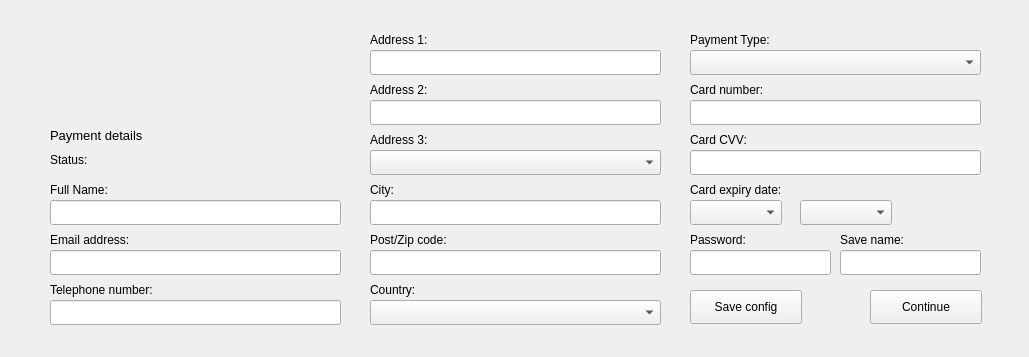
<?xml version="1.0" encoding="UTF-8"?>
<ui version="4.0">
 <class>MainWindow</class>
 <widget class="QMainWindow" name="MainWindow">
  <property name="geometry">
   <rect>
    <x>0</x>
    <y>0</y>
    <width>1029</width>
    <height>357</height>
   </rect>
  </property>
  <property name="minimumSize">
   <size>
    <width>1029</width>
    <height>357</height>
   </size>
  </property>
  <property name="maximumSize">
   <size>
    <width>1029</width>
    <height>357</height>
   </size>
  </property>
  <property name="windowTitle">
   <string>Payment details</string>
  </property>
  <widget class="QWidget" name="centralwidget">
   <widget class="QLabel" name="logo">
    <property name="geometry">
     <rect>
      <x>50</x>
      <y>20</y>
      <width>301</width>
      <height>101</height>
     </rect>
    </property>
    <property name="minimumSize">
     <size>
      <width>301</width>
      <height>101</height>
     </size>
    </property>
    <property name="maximumSize">
     <size>
      <width>301</width>
      <height>101</height>
     </size>
    </property>
    <property name="pixmap">
     <pixmap>title.png</pixmap>
    </property>
   </widget>
   <widget class="QLineEdit" name="full_name">
    <property name="geometry">
     <rect>
      <x>50</x>
      <y>200</y>
      <width>291</width>
      <height>25</height>
     </rect>
    </property>
    <property name="minimumSize">
     <size>
      <width>291</width>
      <height>25</height>
     </size>
    </property>
    <property name="maximumSize">
     <size>
      <width>291</width>
      <height>25</height>
     </size>
    </property>
   </widget>
   <widget class="QLabel" name="label_3">
    <property name="geometry">
     <rect>
      <x>50</x>
      <y>180</y>
      <width>81</width>
      <height>19</height>
     </rect>
    </property>
    <property name="minimumSize">
     <size>
      <width>81</width>
      <height>19</height>
     </size>
    </property>
    <property name="maximumSize">
     <size>
      <width>81</width>
      <height>19</height>
     </size>
    </property>
    <property name="text">
     <string>Full Name:</string>
    </property>
   </widget>
   <widget class="QLabel" name="label_4">
    <property name="geometry">
     <rect>
      <x>50</x>
      <y>120</y>
      <width>291</width>
      <height>31</height>
     </rect>
    </property>
    <property name="minimumSize">
     <size>
      <width>291</width>
      <height>31</height>
     </size>
    </property>
    <property name="maximumSize">
     <size>
      <width>291</width>
      <height>31</height>
     </size>
    </property>
    <property name="text">
     <string>&lt;html&gt;&lt;head/&gt;&lt;body&gt;&lt;p&gt;&lt;span style=&quot; font-size:10pt;&quot;&gt;Payment details&lt;/span&gt;&lt;/p&gt;&lt;/body&gt;&lt;/html&gt;</string>
    </property>
   </widget>
   <widget class="QLabel" name="status">
    <property name="geometry">
     <rect>
      <x>50</x>
      <y>150</y>
      <width>291</width>
      <height>19</height>
     </rect>
    </property>
    <property name="minimumSize">
     <size>
      <width>291</width>
      <height>19</height>
     </size>
    </property>
    <property name="maximumSize">
     <size>
      <width>291</width>
      <height>19</height>
     </size>
    </property>
    <property name="text">
     <string>Status:</string>
    </property>
   </widget>
   <widget class="QLineEdit" name="email">
    <property name="geometry">
     <rect>
      <x>50</x>
      <y>250</y>
      <width>291</width>
      <height>25</height>
     </rect>
    </property>
    <property name="minimumSize">
     <size>
      <width>291</width>
      <height>25</height>
     </size>
    </property>
    <property name="maximumSize">
     <size>
      <width>291</width>
      <height>25</height>
     </size>
    </property>
   </widget>
   <widget class="QLabel" name="label_5">
    <property name="geometry">
     <rect>
      <x>50</x>
      <y>230</y>
      <width>111</width>
      <height>19</height>
     </rect>
    </property>
    <property name="minimumSize">
     <size>
      <width>111</width>
      <height>19</height>
     </size>
    </property>
    <property name="maximumSize">
     <size>
      <width>111</width>
      <height>19</height>
     </size>
    </property>
    <property name="text">
     <string>Email address:</string>
    </property>
   </widget>
   <widget class="QLabel" name="label_7">
    <property name="geometry">
     <rect>
      <x>50</x>
      <y>280</y>
      <width>151</width>
      <height>19</height>
     </rect>
    </property>
    <property name="minimumSize">
     <size>
      <width>151</width>
      <height>19</height>
     </size>
    </property>
    <property name="maximumSize">
     <size>
      <width>151</width>
      <height>19</height>
     </size>
    </property>
    <property name="text">
     <string>Telephone number:</string>
    </property>
   </widget>
   <widget class="QLineEdit" name="tel_num">
    <property name="geometry">
     <rect>
      <x>50</x>
      <y>300</y>
      <width>291</width>
      <height>25</height>
     </rect>
    </property>
    <property name="minimumSize">
     <size>
      <width>291</width>
      <height>25</height>
     </size>
    </property>
    <property name="maximumSize">
     <size>
      <width>291</width>
      <height>25</height>
     </size>
    </property>
   </widget>
   <widget class="QLineEdit" name="addr_1">
    <property name="geometry">
     <rect>
      <x>370</x>
      <y>50</y>
      <width>291</width>
      <height>25</height>
     </rect>
    </property>
    <property name="minimumSize">
     <size>
      <width>291</width>
      <height>25</height>
     </size>
    </property>
    <property name="maximumSize">
     <size>
      <width>291</width>
      <height>25</height>
     </size>
    </property>
   </widget>
   <widget class="QLabel" name="label_8">
    <property name="geometry">
     <rect>
      <x>370</x>
      <y>30</y>
      <width>91</width>
      <height>19</height>
     </rect>
    </property>
    <property name="minimumSize">
     <size>
      <width>91</width>
      <height>19</height>
     </size>
    </property>
    <property name="maximumSize">
     <size>
      <width>91</width>
      <height>19</height>
     </size>
    </property>
    <property name="text">
     <string>Address 1:</string>
    </property>
   </widget>
   <widget class="QLabel" name="addr2_label">
    <property name="geometry">
     <rect>
      <x>370</x>
      <y>80</y>
      <width>121</width>
      <height>19</height>
     </rect>
    </property>
    <property name="minimumSize">
     <size>
      <width>121</width>
      <height>19</height>
     </size>
    </property>
    <property name="maximumSize">
     <size>
      <width>121</width>
      <height>19</height>
     </size>
    </property>
    <property name="text">
     <string>Address 2:</string>
    </property>
   </widget>
   <widget class="QLineEdit" name="addr_2">
    <property name="geometry">
     <rect>
      <x>370</x>
      <y>100</y>
      <width>291</width>
      <height>25</height>
     </rect>
    </property>
    <property name="minimumSize">
     <size>
      <width>291</width>
      <height>25</height>
     </size>
    </property>
    <property name="maximumSize">
     <size>
      <width>291</width>
      <height>25</height>
     </size>
    </property>
   </widget>
   <widget class="QLabel" name="addr3_label">
    <property name="geometry">
     <rect>
      <x>370</x>
      <y>130</y>
      <width>161</width>
      <height>19</height>
     </rect>
    </property>
    <property name="minimumSize">
     <size>
      <width>161</width>
      <height>19</height>
     </size>
    </property>
    <property name="maximumSize">
     <size>
      <width>161</width>
      <height>19</height>
     </size>
    </property>
    <property name="text">
     <string>Address 3:</string>
    </property>
   </widget>
   <widget class="QLineEdit" name="addr_3">
    <property name="geometry">
     <rect>
      <x>370</x>
      <y>150</y>
      <width>291</width>
      <height>25</height>
     </rect>
    </property>
    <property name="minimumSize">
     <size>
      <width>291</width>
      <height>25</height>
     </size>
    </property>
    <property name="maximumSize">
     <size>
      <width>291</width>
      <height>25</height>
     </size>
    </property>
   </widget>
   <widget class="QLineEdit" name="city">
    <property name="geometry">
     <rect>
      <x>370</x>
      <y>200</y>
      <width>291</width>
      <height>25</height>
     </rect>
    </property>
    <property name="minimumSize">
     <size>
      <width>291</width>
      <height>25</height>
     </size>
    </property>
    <property name="maximumSize">
     <size>
      <width>291</width>
      <height>25</height>
     </size>
    </property>
   </widget>
   <widget class="QLabel" name="label_11">
    <property name="geometry">
     <rect>
      <x>370</x>
      <y>180</y>
      <width>91</width>
      <height>19</height>
     </rect>
    </property>
    <property name="minimumSize">
     <size>
      <width>91</width>
      <height>19</height>
     </size>
    </property>
    <property name="maximumSize">
     <size>
      <width>91</width>
      <height>19</height>
     </size>
    </property>
    <property name="text">
     <string>City:</string>
    </property>
   </widget>
   <widget class="QLineEdit" name="zip_code">
    <property name="geometry">
     <rect>
      <x>370</x>
      <y>250</y>
      <width>291</width>
      <height>25</height>
     </rect>
    </property>
    <property name="minimumSize">
     <size>
      <width>291</width>
      <height>25</height>
     </size>
    </property>
    <property name="maximumSize">
     <size>
      <width>291</width>
      <height>25</height>
     </size>
    </property>
   </widget>
   <widget class="QLabel" name="label_12">
    <property name="geometry">
     <rect>
      <x>370</x>
      <y>230</y>
      <width>131</width>
      <height>19</height>
     </rect>
    </property>
    <property name="minimumSize">
     <size>
      <width>131</width>
      <height>19</height>
     </size>
    </property>
    <property name="maximumSize">
     <size>
      <width>131</width>
      <height>19</height>
     </size>
    </property>
    <property name="text">
     <string>Post/Zip code:</string>
    </property>
   </widget>
   <widget class="QLabel" name="country_label">
    <property name="geometry">
     <rect>
      <x>370</x>
      <y>280</y>
      <width>131</width>
      <height>19</height>
     </rect>
    </property>
    <property name="minimumSize">
     <size>
      <width>131</width>
      <height>19</height>
     </size>
    </property>
    <property name="maximumSize">
     <size>
      <width>131</width>
      <height>19</height>
     </size>
    </property>
    <property name="text">
     <string>Country:</string>
    </property>
   </widget>
   <widget class="QComboBox" name="country_selection">
    <property name="geometry">
     <rect>
      <x>370</x>
      <y>300</y>
      <width>291</width>
      <height>25</height>
     </rect>
    </property>
    <property name="minimumSize">
     <size>
      <width>291</width>
      <height>25</height>
     </size>
    </property>
    <property name="maximumSize">
     <size>
      <width>291</width>
      <height>25</height>
     </size>
    </property>
   </widget>
   <widget class="QComboBox" name="payment_type">
    <property name="geometry">
     <rect>
      <x>690</x>
      <y>50</y>
      <width>291</width>
      <height>25</height>
     </rect>
    </property>
    <property name="minimumSize">
     <size>
      <width>291</width>
      <height>25</height>
     </size>
    </property>
    <property name="maximumSize">
     <size>
      <width>291</width>
      <height>25</height>
     </size>
    </property>
   </widget>
   <widget class="QLabel" name="label_14">
    <property name="geometry">
     <rect>
      <x>690</x>
      <y>30</y>
      <width>301</width>
      <height>19</height>
     </rect>
    </property>
    <property name="minimumSize">
     <size>
      <width>301</width>
      <height>19</height>
     </size>
    </property>
    <property name="maximumSize">
     <size>
      <width>301</width>
      <height>19</height>
     </size>
    </property>
    <property name="text">
     <string>Payment Type:</string>
    </property>
   </widget>
   <widget class="QLabel" name="label_15">
    <property name="geometry">
     <rect>
      <x>690</x>
      <y>80</y>
      <width>131</width>
      <height>19</height>
     </rect>
    </property>
    <property name="minimumSize">
     <size>
      <width>131</width>
      <height>19</height>
     </size>
    </property>
    <property name="maximumSize">
     <size>
      <width>131</width>
      <height>19</height>
     </size>
    </property>
    <property name="text">
     <string>Card number:</string>
    </property>
   </widget>
   <widget class="QLineEdit" name="cc_num">
    <property name="geometry">
     <rect>
      <x>690</x>
      <y>100</y>
      <width>291</width>
      <height>25</height>
     </rect>
    </property>
    <property name="minimumSize">
     <size>
      <width>291</width>
      <height>25</height>
     </size>
    </property>
    <property name="maximumSize">
     <size>
      <width>291</width>
      <height>25</height>
     </size>
    </property>
    <property name="inputMethodHints">
     <set>Qt::ImhNone</set>
    </property>
   </widget>
   <widget class="QLabel" name="label_16">
    <property name="geometry">
     <rect>
      <x>690</x>
      <y>130</y>
      <width>131</width>
      <height>19</height>
     </rect>
    </property>
    <property name="minimumSize">
     <size>
      <width>131</width>
      <height>19</height>
     </size>
    </property>
    <property name="maximumSize">
     <size>
      <width>131</width>
      <height>19</height>
     </size>
    </property>
    <property name="text">
     <string>Card CVV:</string>
    </property>
   </widget>
   <widget class="QLineEdit" name="cc_cvv">
    <property name="geometry">
     <rect>
      <x>690</x>
      <y>150</y>
      <width>291</width>
      <height>25</height>
     </rect>
    </property>
    <property name="minimumSize">
     <size>
      <width>291</width>
      <height>25</height>
     </size>
    </property>
    <property name="maximumSize">
     <size>
      <width>291</width>
      <height>25</height>
     </size>
    </property>
   </widget>
   <widget class="QLabel" name="label_17">
    <property name="geometry">
     <rect>
      <x>690</x>
      <y>180</y>
      <width>131</width>
      <height>19</height>
     </rect>
    </property>
    <property name="minimumSize">
     <size>
      <width>131</width>
      <height>19</height>
     </size>
    </property>
    <property name="maximumSize">
     <size>
      <width>131</width>
      <height>19</height>
     </size>
    </property>
    <property name="text">
     <string>Card expiry date:</string>
    </property>
   </widget>
   <widget class="QComboBox" name="cc_month">
    <property name="geometry">
     <rect>
      <x>690</x>
      <y>200</y>
      <width>92</width>
      <height>25</height>
     </rect>
    </property>
    <property name="minimumSize">
     <size>
      <width>92</width>
      <height>25</height>
     </size>
    </property>
    <property name="maximumSize">
     <size>
      <width>92</width>
      <height>25</height>
     </size>
    </property>
   </widget>
   <widget class="QComboBox" name="cc_year">
    <property name="geometry">
     <rect>
      <x>800</x>
      <y>200</y>
      <width>92</width>
      <height>25</height>
     </rect>
    </property>
    <property name="minimumSize">
     <size>
      <width>92</width>
      <height>25</height>
     </size>
    </property>
    <property name="maximumSize">
     <size>
      <width>92</width>
      <height>25</height>
     </size>
    </property>
   </widget>
   <widget class="QLabel" name="label_18">
    <property name="geometry">
     <rect>
      <x>690</x>
      <y>230</y>
      <width>141</width>
      <height>19</height>
     </rect>
    </property>
    <property name="minimumSize">
     <size>
      <width>141</width>
      <height>19</height>
     </size>
    </property>
    <property name="maximumSize">
     <size>
      <width>141</width>
      <height>19</height>
     </size>
    </property>
    <property name="text">
     <string>Password:</string>
    </property>
   </widget>
   <widget class="QLineEdit" name="password">
    <property name="geometry">
     <rect>
      <x>690</x>
      <y>250</y>
      <width>141</width>
      <height>25</height>
     </rect>
    </property>
    <property name="minimumSize">
     <size>
      <width>141</width>
      <height>25</height>
     </size>
    </property>
    <property name="maximumSize">
     <size>
      <width>141</width>
      <height>25</height>
     </size>
    </property>
    <property name="inputMethodHints">
     <set>Qt::ImhNone</set>
    </property>
   </widget>
   <widget class="QPushButton" name="save_btn">
    <property name="geometry">
     <rect>
      <x>690</x>
      <y>290</y>
      <width>112</width>
      <height>34</height>
     </rect>
    </property>
    <property name="minimumSize">
     <size>
      <width>112</width>
      <height>34</height>
     </size>
    </property>
    <property name="maximumSize">
     <size>
      <width>112</width>
      <height>34</height>
     </size>
    </property>
    <property name="text">
     <string>Save config</string>
    </property>
   </widget>
   <widget class="QPushButton" name="continue_btn">
    <property name="geometry">
     <rect>
      <x>870</x>
      <y>290</y>
      <width>112</width>
      <height>34</height>
     </rect>
    </property>
    <property name="minimumSize">
     <size>
      <width>112</width>
      <height>34</height>
     </size>
    </property>
    <property name="maximumSize">
     <size>
      <width>112</width>
      <height>34</height>
     </size>
    </property>
    <property name="text">
     <string>Continue</string>
    </property>
   </widget>
   <widget class="QLabel" name="label_19">
    <property name="geometry">
     <rect>
      <x>840</x>
      <y>230</y>
      <width>141</width>
      <height>19</height>
     </rect>
    </property>
    <property name="minimumSize">
     <size>
      <width>141</width>
      <height>19</height>
     </size>
    </property>
    <property name="maximumSize">
     <size>
      <width>141</width>
      <height>19</height>
     </size>
    </property>
    <property name="text">
     <string>Save name:</string>
    </property>
   </widget>
   <widget class="QLineEdit" name="save_name">
    <property name="geometry">
     <rect>
      <x>840</x>
      <y>250</y>
      <width>141</width>
      <height>25</height>
     </rect>
    </property>
    <property name="minimumSize">
     <size>
      <width>141</width>
      <height>25</height>
     </size>
    </property>
    <property name="maximumSize">
     <size>
      <width>141</width>
      <height>25</height>
     </size>
    </property>
   </widget>
   <widget class="QComboBox" name="addr3_dropdown">
    <property name="geometry">
     <rect>
      <x>370</x>
      <y>150</y>
      <width>291</width>
      <height>25</height>
     </rect>
    </property>
    <property name="minimumSize">
     <size>
      <width>291</width>
      <height>25</height>
     </size>
    </property>
    <property name="maximumSize">
     <size>
      <width>291</width>
      <height>25</height>
     </size>
    </property>
   </widget>
  </widget>
 </widget>
 <resources>
  <include location="../window/Pictures/logo.qrc"/>
 </resources>
 <connections/>
</ui>
